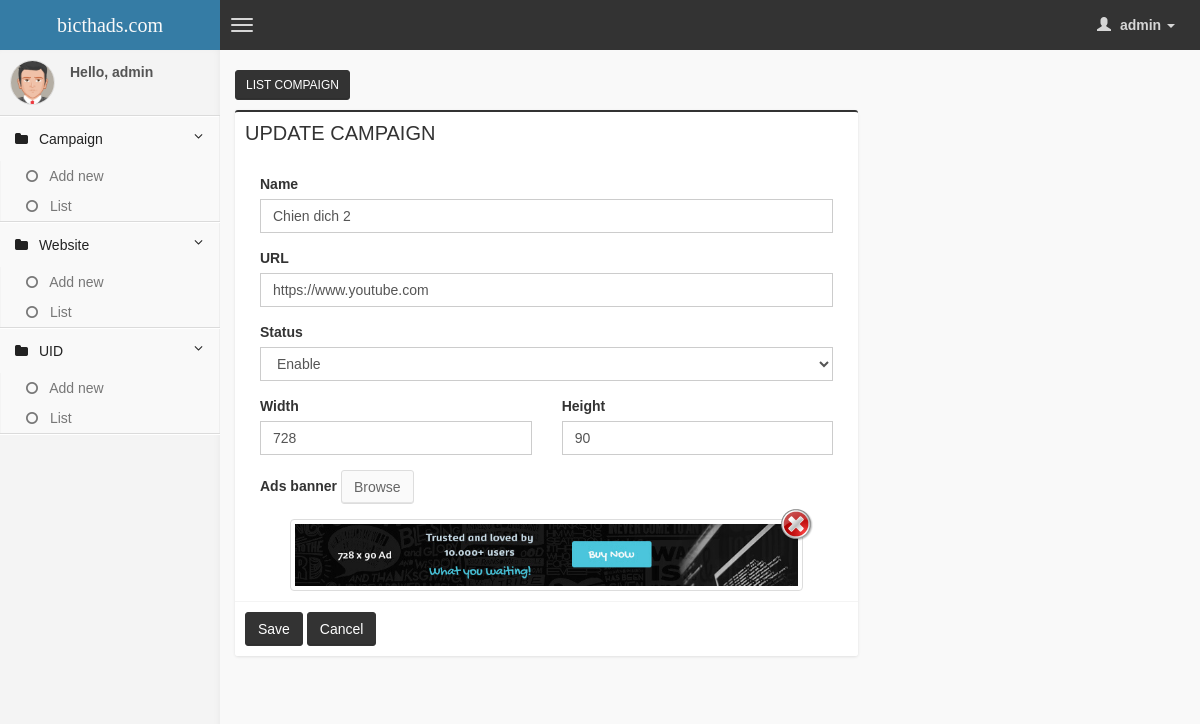
The app's page /backend/index.php?mod=campaign&act=form&id=2 (signed in) with its own data.
### tables this page shows
CREATE TABLE IF NOT EXISTS `campaign` (
  `id` int(11) NOT NULL AUTO_INCREMENT,
  `name` varchar(255) NOT NULL,
  `file_url` varchar(500) DEFAULT NULL,
  `file_type` varchar(3) DEFAULT NULL,
  `website_url` varchar(500) NOT NULL,
  `width` int(11) DEFAULT NULL,
  `height` int(11) DEFAULT NULL,
  `status` tinyint(1) NOT NULL,
  `created_at` int(11) NOT NULL,
  `updated_at` int(11) NOT NULL,
  PRIMARY KEY (`id`)
);

### backend/model/Backend.php (called while the page is built, shortened)
<?php
class Backend {
    function getDetail($table, $id){
        $sql = "SELECT * FROM $table WHERE id = $id";
        $rs = mysql_query($sql);
        $row = mysql_fetch_assoc($rs);
        return $row;
    }
}
?>

### backend/view/campaign/form.php (the view, shortened to what this page needs)
<?php
$id = 0;
if(isset($_GET['id'])){
    $id = (int) $_GET['id'];
    require_once "model/Backend.php";
    $model = new Backend;
    $detail = $model->getDetail("campaign",$id);
}
?>
<div class="row">
    <div class="col-md-8">
        <button class="btn btn-primary btn-sm" onclick="location.href='index.php?mod=campaign&act=list'">LIST COMPAIGN</button>
        <div class="box box-primary">
            <div class="box-header">
                <h2 class="box-title" style="text-tranform:uppercase !important;color: #333333">
                    <?php echo ($id > 0) ? "UPDATE" : "ADD NEW" ?> CAMPAIGN</h2>
                <div class="clearfix"></div>
            </div>
            <div class="box-body">
            <form role="form" method="post" id="dataForm" action="controller/Campaign.php" enctype="multipart/form-data">
                <div class="col-md-12">
                    <div class="form-group">
                        <label for="name">Name</label>
                        <input  value="<?php echo isset($detail['name'])  ? $detail['name'] : "" ?>" type="text" name="name" id="name" class="form-control" aria-required="true" required="required">
                    </div>
                </div>
                <div class="col-md-12">
                    <div class="form-group">
                        <label for="name">URL</label>
                        <input  value="<?php echo isset($detail['website_url'])  ? $detail['website_url'] : "" ?>" type="text" name="website_url" id="website_url" class="form-control" aria-required="true" required="required">
                    </div>
                </div>
                <div class="col-md-12">
                    <div class="form-group">
                        <label for="name">Status</label>
                        <select class="form-control"  name="status" id="status">
                          <option value="1" <?php if(isset($detail['status']) && $detail['status']==1) echo "selected"; ?>>Enable</option>
                        </select>
                    </div>
                </div>
                    <div class="col-md-6">
                        <div class="form-group">
                            <label for="name">Width</label>
                            <input  aria-required="true" required="required" value="<?php echo isset($detail['width'])  ? $detail['width'] : "" ?>" type="text" name="width" id="width" class="form-control">
                        </div>
                    </div>
                    <div class="col-md-6">
                        <div class="form-group">
                            <label for="name">Height</label>
                            <input  aria-required="true" required="required" value="<?php echo isset($detail['height'])  ? $detail['height'] : "" ?>" type="text" name="height" id="height" class="form-control">
                        </div>
                    </div>
                <div class="col-md-12">
                    <div class="form-group">
                        <label for="name">Ads banner</label>
                        <button class="btn btn-default" data-toggle="modal" data-target="#uploadImages">Browse</button>
                        <div id="load_hinh" class="col-md-12" style="margin-top:15px">
                                <?php if(isset($detail) && !empty($detail['file_url'])){ ?>
                                <div class="col-md-12">
                                    <div class="wrapper_img_upload">
                                <?php
                                    if($detail['file_type'] != 'swf'){
                                ?>
                                <img id="img_thumnails" class="img-thumbnail lazy" data-original="../<?php echo $detail['file_url']; ?>" />
                                <?php } ?>
                                <img data-value="<?php echo $detail['file_url']; ?>" src="img/remove.png" class="remove_image" data-id="">
                                </div>
                                </div>
                            <?php }else{ ?>
                            <input type="text" style="width:0px;height:0px;border:none;" name="file_url" id="file_url" aria-required="true" required="required">
                            <?php } ?>
                        </div>
                    </div>
                </div>
                 <div class="clearfix"></div>
                </div>
                <div class="box-footer">
                     <button class="btn btn-primary btnSave" type="submit">Save</button>
                     <button class="btn btn-primary" type="reset" onclick="location.href='index.php?mod=campaign&act=list'">Cancel</button>
                </div>
        </div>
    </div>
</div>
</div>

### records on screen
campaign: name "Chien dich 2", website_url "https://www.youtube.com", status "Enable", width "728", height "90"

### other values on screen
$_SESSION['email'] "admin"
